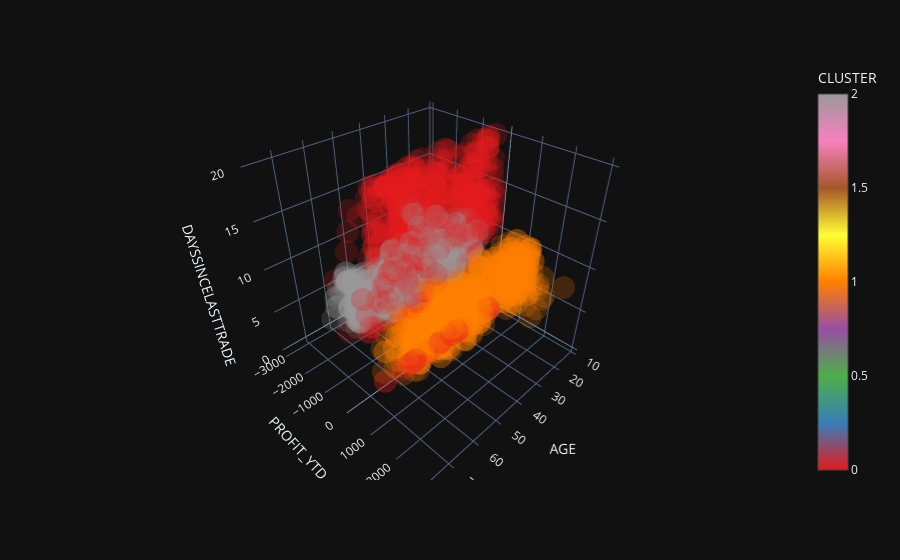

Source (notebook cell):
### Markdown cell above
#### Using Plotly

If you experimented above, you may have noticed that our k-means clusers were heavily influenced by the PROFIT_YTD column.
Using Plotly to rotate the chart and look at it from other angles can help you see that.

### Code cell
X_df = df_churn.copy()
X_df['CLUSTER'] = predicted
animate_scatter_3d(X_df, x_name, y_name, z_name, color='CLUSTER')

### Figure 1 — Plotly figure (JSON) as saved in the notebook; plotly's stock layout.template omitted (floating-point values rounded to 4 significant figures; data arrays with more than 128 entries replaced by an {"elided": "..."} marker saying what was removed)
{"data": [{"hoverlabel": {"namelength": 0}, "hovertemplate": "AGE=%{x}<br>PROFIT_YTD=%{y}<br>DAYSSINCELASTTRADE=%{z}<br>CLUSTER=%{marker.color}", "legendgroup": "", "marker": {"color": {"elided": "2066 int values"}, "coloraxis": "coloraxis", "opacity": 0.2, "symbol": "circle"}, "mode": "markers", "name": "", "scene": "scene", "showlegend": false, "type": "scatter3d", "x": {"elided": "2066 int values"}, "y": {"elided": "2066 float values"}, "z": {"elided": "2066 int values"}}], "layout": {"autosize": true, "coloraxis": {"colorbar": {"title": {"text": "CLUSTER"}}, "colorscale": [[0, "rgb(228,26,28)"], [0.125, "rgb(55,126,184)"], [0.25, "rgb(77,175,74)"], [0.375, "rgb(152,78,163)"], [0.5, "rgb(255,127,0)"], [0.625, "rgb(255,255,51)"], [0.75, "rgb(166,86,40)"], [0.875, "rgb(247,129,191)"], [1, "rgb(153,153,153)"]]}, "legend": {"tracegroupgap": 0}, "margin": {"t": 60}, "scene": {"aspectmode": "auto", "aspectratio": {"x": 1, "y": 1, "z": 1}, "domain": {"x": [0, 0.98], "y": [0, 1]}, "xaxis": {"title": {"text": "AGE"}, "type": "linear"}, "yaxis": {"title": {"text": "PROFIT_YTD"}, "type": "linear"}, "zaxis": {"title": {"text": "DAYSSINCELASTTRADE"}, "type": "linear"}}}}
